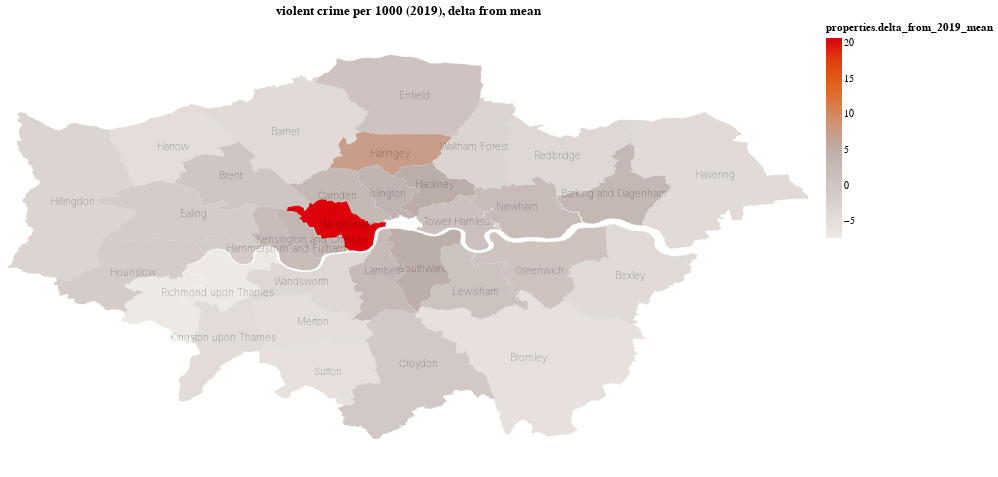

Notebook code cell kept with this figure:
### Code cell
data_geo_1 = alt.InlineData(values = london_geo_1.to_json(), #geopandas to geojson string
                       format = alt.DataFormat(property='features',type='json'))

chart_1 = alt.Chart(data_geo_1).mark_geoshape(strokeWidth=1,stroke='lightgray',strokeOpacity=0.2
).encode(
    color=alt.Color('properties.delta_from_2019_mean:Q', scale = alt.Scale(scheme='lightgreyred')),
    tooltip=['properties.csp_name:N', 'properties.total_per_1000:Q', 'properties.delta_from_2019_mean:Q']
).properties(
    projection={'type': 'identity','reflectY': True},
    width=800,
    height=450,
    title='violent crime per 1000 (2019), delta from mean'
)

text = alt.Chart(data_geo_1).mark_text(
    align='center',
    baseline='middle',
    fontSize=10, 
    fontWeight=100,
    opacity=0.6,
    color='black').encode(
    longitude='properties.LONG:Q',
    latitude='properties.LAT:Q',
    text=alt.Text('properties.csp_name:N')
)

chart_1 + text
